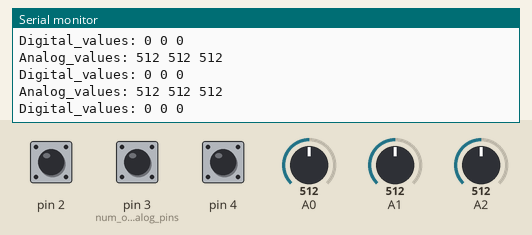
Recording of a sketch running on a simulated Arduino Uno, built with avr-gcc and run on an emulated ATmega328P. Parts: the last lines printed to the serial monitor. The inputs (shaded band) are chosen by the test bench; at power-on: A0 = 512, A1 = 512, A2 = 512, pin 2 HIGH, pin 3 (num_of_analog_pins) HIGH, pin 4 HIGH.

Above: at 1.2 s.
1.3 s: A0 set to 110
At 2.3 s:
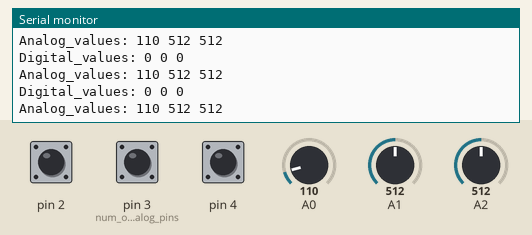
4.3 s: A0 set to 94
At 5.3 s:
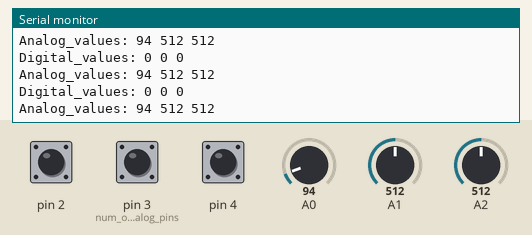
7.3 s: A1 set to 107
At 7.9 s:
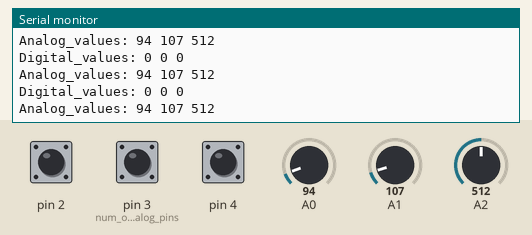
10.3 s: A1 set to 94
At 11.4 s:
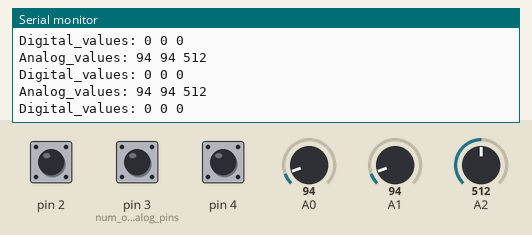
13.3 s: A2 set to 104
At 14.3 s:
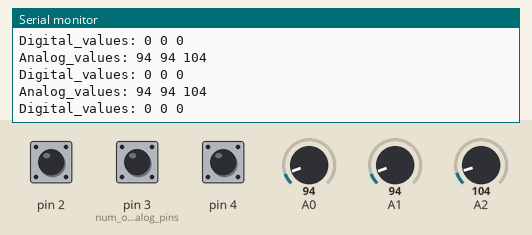
16.3 s: A2 set to 92
At 17.4 s:
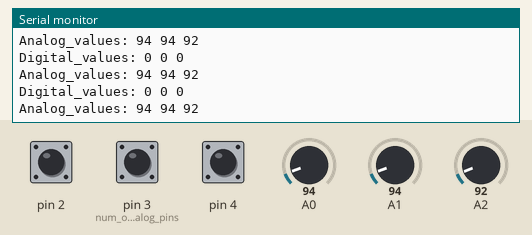
Timing chart, 0 to 19.3 s (numbered marks = the images above; inputs shaded):
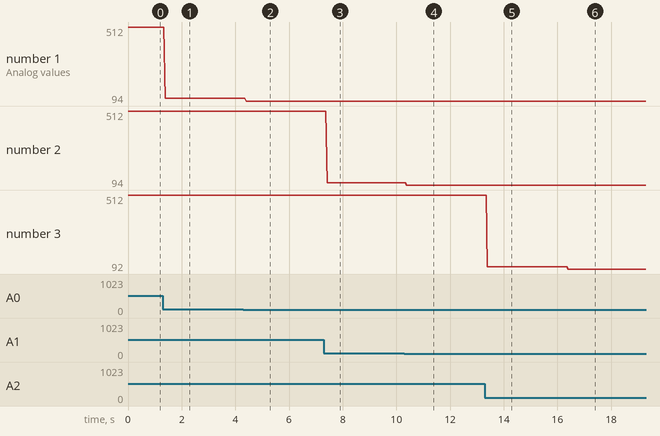

Measured:
- the behaviour switches between 100 and 99 on A1 (found by bisection; images 3 and 4)
- the behaviour switches between 100 and 99 on A2 (found by bisection; images 5 and 6)
- after the input at 1.3 s, the serial monitor: prints a new line after 0.08 s (image 1)
- after the input at 4.3 s, the serial monitor: prints a new line after 0.10 s (image 2)
- after the input at 7.3 s, the serial monitor: prints a new line after 0.12 s (image 3)
- after the input at 10.3 s, the serial monitor: prints a new line after 0.08 s (image 4)
- after the input at 13.3 s, the serial monitor: prints a new line after 0.09 s (image 5)
- after the input at 16.3 s, the serial monitor: prints a new line after 0.10 s (image 6)

The sketch:

serial_print.ino
```cpp
/*  Code that works with the [serial_print] Pd abstraction
 *  The only values you need to change if your circuit uses more or less
 *  analog or digital pins are the first two constants,
 *  num_of_analog_pins, and num_of_digital_pins.
 *
 *  Analog pins you use must start from A0, and increment by 1.
 *  Digital pins you use must start from D2, and increment by 1.
 *
 *  This code simply reads analog and digital pins, you can't use it
 *  with sensors like an ultra-sonic sensor, cause they demand built-it functions
 *  in order to work.
 *
 *  This code is in the public domain
 *  written by Alexandros Drymonits
 */

// analog values array size, must be constant
const int num_of_analog_pins = 3;
// digital_values array size, must be constant
const int num_of_digital_pins = 3;

// create an array to store the values of the potentiometers
int analog_values[num_of_analog_pins];
// create an array to store the values of the push-buttons
int digital_values[num_of_digital_pins];

void setup() {
  for(int i = 0; i < num_of_digital_pins; i++){
    pinMode((i + 2), INPUT_PULLUP);
  }
  Serial.begin(9600);
}

void loop() {
  for(int i = 0; i < num_of_analog_pins; i++) analog_values[i] = analogRead(i);

  for(int i = 0; i < num_of_digital_pins; i++) digital_values[i] = !digitalRead(i + 2);

  Serial.print("Analog_values: ");
  for(int i = 0; i < (num_of_analog_pins - 1); i++){
    Serial.print(analog_values[i]);
    Serial.print(" ");
  }
  Serial.println(analog_values[num_of_analog_pins - 1]);

  Serial.print("Digital_values: ");
  for(int i = 0; i < (num_of_digital_pins - 1); i++){
    Serial.print(digital_values[i]);
    Serial.print(" ");
  }
  Serial.println(digital_values[num_of_digital_pins - 1]);
}
```
